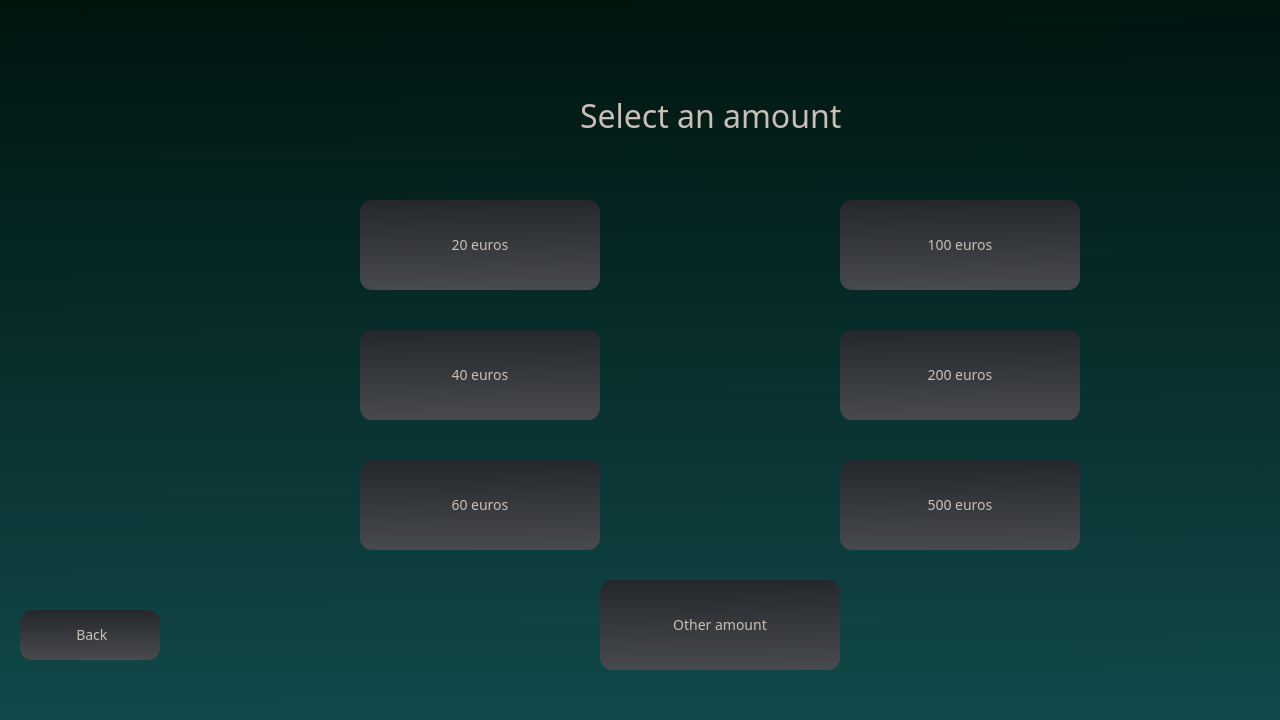
<?xml version="1.0" encoding="UTF-8"?>
<ui version="4.0">
 <class>CreditWindow</class>
 <widget class="QMainWindow" name="CreditWindow">
  <property name="geometry">
   <rect>
    <x>0</x>
    <y>0</y>
    <width>1280</width>
    <height>720</height>
   </rect>
  </property>
  <property name="minimumSize">
   <size>
    <width>1280</width>
    <height>720</height>
   </size>
  </property>
  <property name="maximumSize">
   <size>
    <width>1280</width>
    <height>720</height>
   </size>
  </property>
  <property name="windowTitle">
   <string>MainWindow</string>
  </property>
  <property name="styleSheet">
   <string notr="true">QWidget{
        background-color: qlineargradient(spread:pad, x1:0.46, y1:0, x2:0.472, y2:1, stop:0 rgba(0, 20, 15, 255), stop:1 rgba(17, 73, 74, 255));
        color: #c9bfb6;
}
QPushButton{
        background-color: qlineargradient(spread:pad, x1:0.494, y1:0, x2:0.517, y2:1, stop:0 rgba(36, 39, 43, 255), stop:1 rgba(72, 74, 78, 255));
        border:0px solid black;
        border-radius: 12px;
        color: #c9bfb6;
        font-size: 14px;
}
QLabel{
        background-color: transparent;
}
QLineEdit{
        border: 1px solid #c9bfb6;
        padding: 8px;
        color: #c9bfb6;
}</string>
  </property>
  <widget class="QWidget" name="centralwidget">
   <widget class="QPushButton" name="btn20">
    <property name="geometry">
     <rect>
      <x>360</x>
      <y>200</y>
      <width>240</width>
      <height>90</height>
     </rect>
    </property>
    <property name="sizeIncrement">
     <size>
      <width>240</width>
      <height>90</height>
     </size>
    </property>
    <property name="baseSize">
     <size>
      <width>240</width>
      <height>90</height>
     </size>
    </property>
    <property name="font">
     <font>
      <family>Century Gothic</family>
      <pointsize>-1</pointsize>
     </font>
    </property>
    <property name="text">
     <string>20 euros</string>
    </property>
   </widget>
   <widget class="QPushButton" name="btn40">
    <property name="geometry">
     <rect>
      <x>360</x>
      <y>330</y>
      <width>240</width>
      <height>90</height>
     </rect>
    </property>
    <property name="font">
     <font>
      <family>Century Gothic</family>
      <pointsize>-1</pointsize>
     </font>
    </property>
    <property name="text">
     <string>40 euros</string>
    </property>
   </widget>
   <widget class="QPushButton" name="btn60">
    <property name="geometry">
     <rect>
      <x>360</x>
      <y>460</y>
      <width>240</width>
      <height>90</height>
     </rect>
    </property>
    <property name="font">
     <font>
      <family>Century Gothic</family>
      <pointsize>-1</pointsize>
     </font>
    </property>
    <property name="text">
     <string>60 euros</string>
    </property>
   </widget>
   <widget class="QPushButton" name="btn100">
    <property name="geometry">
     <rect>
      <x>840</x>
      <y>200</y>
      <width>240</width>
      <height>90</height>
     </rect>
    </property>
    <property name="font">
     <font>
      <family>Century Gothic</family>
      <pointsize>-1</pointsize>
     </font>
    </property>
    <property name="text">
     <string>100 euros</string>
    </property>
   </widget>
   <widget class="QPushButton" name="btn200">
    <property name="geometry">
     <rect>
      <x>840</x>
      <y>330</y>
      <width>240</width>
      <height>90</height>
     </rect>
    </property>
    <property name="font">
     <font>
      <family>Century Gothic</family>
      <pointsize>-1</pointsize>
     </font>
    </property>
    <property name="text">
     <string>200 euros</string>
    </property>
   </widget>
   <widget class="QPushButton" name="btn500">
    <property name="geometry">
     <rect>
      <x>840</x>
      <y>460</y>
      <width>240</width>
      <height>90</height>
     </rect>
    </property>
    <property name="font">
     <font>
      <family>Century Gothic</family>
      <pointsize>-1</pointsize>
     </font>
    </property>
    <property name="text">
     <string>500 euros</string>
    </property>
   </widget>
   <widget class="QLabel" name="txtSelect">
    <property name="geometry">
     <rect>
      <x>580</x>
      <y>80</y>
      <width>481</width>
      <height>71</height>
     </rect>
    </property>
    <property name="font">
     <font>
      <family>Century Gothic</family>
      <pointsize>24</pointsize>
     </font>
    </property>
    <property name="text">
     <string>Select an amount</string>
    </property>
   </widget>
   <widget class="QPushButton" name="btnBack">
    <property name="geometry">
     <rect>
      <x>20</x>
      <y>610</y>
      <width>140</width>
      <height>50</height>
     </rect>
    </property>
    <property name="font">
     <font>
      <family>Century Gothic</family>
      <pointsize>-1</pointsize>
     </font>
    </property>
    <property name="text">
     <string> Back</string>
    </property>
   </widget>
   <widget class="QLabel" name="label_info">
    <property name="geometry">
     <rect>
      <x>0</x>
      <y>0</y>
      <width>251</width>
      <height>81</height>
     </rect>
    </property>
    <property name="font">
     <font>
      <family>Century Gothic</family>
      <pointsize>14</pointsize>
     </font>
    </property>
    <property name="text">
     <string/>
    </property>
   </widget>
   <widget class="QLabel" name="label_balance">
    <property name="geometry">
     <rect>
      <x>950</x>
      <y>0</y>
      <width>321</width>
      <height>81</height>
     </rect>
    </property>
    <property name="font">
     <font>
      <family>Century Gothic</family>
      <pointsize>14</pointsize>
     </font>
    </property>
    <property name="text">
     <string/>
    </property>
   </widget>
   <widget class="QPushButton" name="btnOther">
    <property name="geometry">
     <rect>
      <x>600</x>
      <y>580</y>
      <width>240</width>
      <height>90</height>
     </rect>
    </property>
    <property name="font">
     <font>
      <family>Century Gothic</family>
      <pointsize>-1</pointsize>
     </font>
    </property>
    <property name="text">
     <string>Other amount</string>
    </property>
   </widget>
   <widget class="QLabel" name="label_error">
    <property name="geometry">
     <rect>
      <x>900</x>
      <y>650</y>
      <width>351</width>
      <height>61</height>
     </rect>
    </property>
    <property name="font">
     <font>
      <family>Century Gothic</family>
     </font>
    </property>
    <property name="text">
     <string/>
    </property>
   </widget>
  </widget>
 </widget>
 <resources/>
 <connections/>
</ui>
